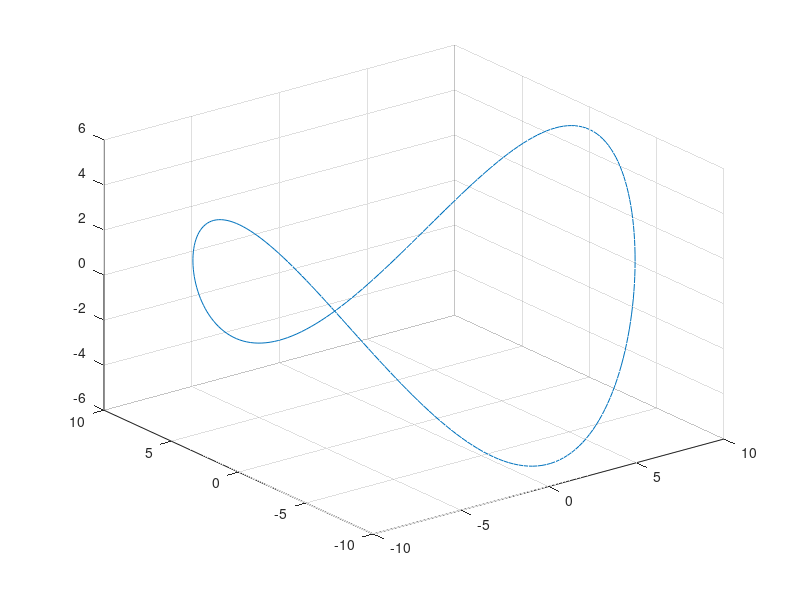
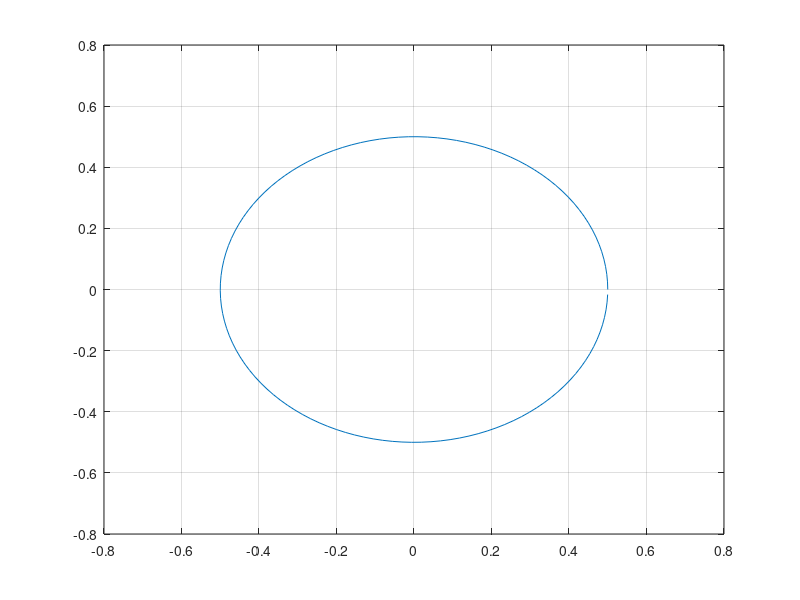
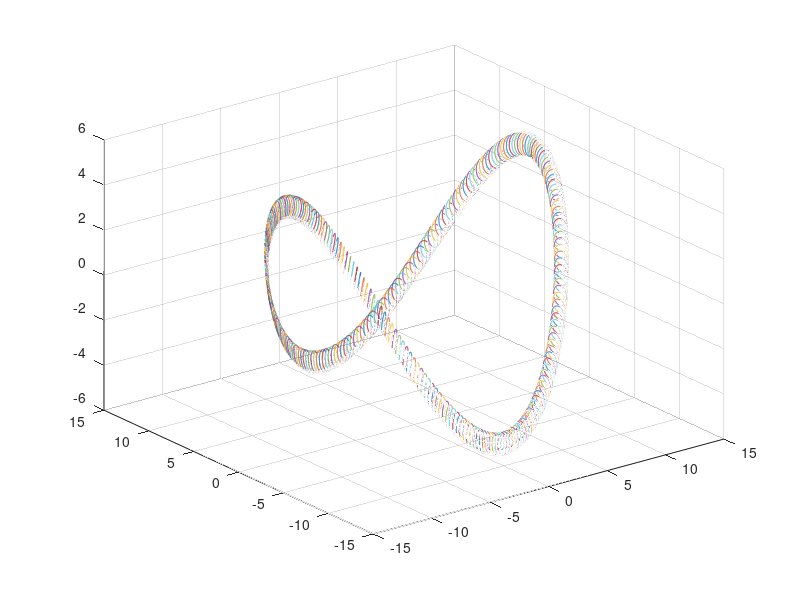
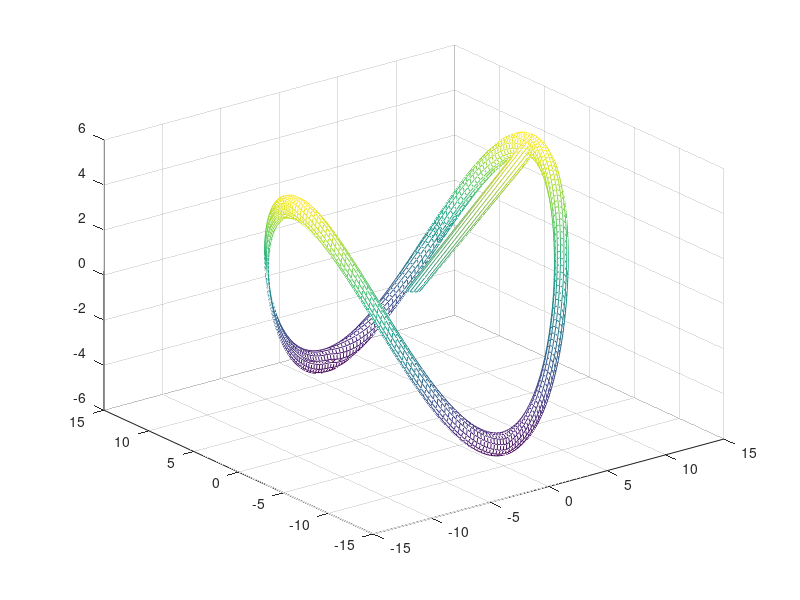

Recreate these plots in MATLAB, in order.
clear all
clc
%自变量范围
t=0:0.025:2*pi;
n=size(t,2)-1;
F_x=10*cos(t);
F_y=10*sin(t);
F_z=5*cos(2*t);
%绘制中心曲线三维图
figure(1),plot3(F_x,F_y,F_z)
%显示栅格
grid on
%求中心曲线各分量差分
diff_x=diff(F_x)/0.1;
diff_y=diff(F_y)/0.1;
diff_z=diff(F_z)/0.1;
theta=0:0.05:2*pi;
%扫略面变量范围及大小
N=size(theta,2);
%扫略面半径大小
R=0.5;
p_start=[0 0 0];
x0=p_start(1)+R*cos(theta);
y0=p_start(2)+R*sin(theta);
z0=p_start(3)+zeros(1,N);
zb=[x0;y0;z0];
figure(2)
plot(x0,y0)
grid on
%%
%将扫略面图形分别赋予x,y,z第一行
x=zeros(n+1,N);
x(1,:)=x0;
y=zeros(n+1,N);
y(1,:)=y0;
z=zeros(n+1,N);
z(1,:)=z0;
figure(3)
for i=1:n
    %clf(figure(3))
    XL=[diff_x(i),diff_y(i),diff_z(i)];
    XL=XL/sqrt(XL*XL');    %矩阵归一化
    XL=acos(XL);
    zbx=[1           0             0;           0          cos(XL(1)) sin(XL(1));0            -sin(XL(1)) cos(XL(1))]*...
              [cos(XL(2))  0             sin(XL(2));  0          1          0;         -sin(XL(2))  0           cos(XL(2))]*...
              [cos(XL(3))  -sin(XL(3))   0;           sin(XL(3)) cos(XL(3)) 0;         0            0           1]*zb;
     x(i+1,:)=zbx(1,:)+F_x(i);  
     y(i+1,:)=zbx(2,:)+F_y(i);
     z(i+1,:)=zbx(3,:)+F_z(i);
     plot3(x(i+1,:),y(i+1,:),z(i+1,:))
     hold on
     grid on
end
figure(4),mesh(x(:,1:10:end),y(:,1:10:end),z(:,1:10:end))
shading interp
